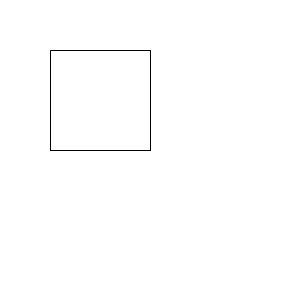
Frame 1 (no input)
Frame 60 (the mouse pressed at the canvas centre just before this capture): identical to frame 1, image omitted
Frame 120 (the mouse held since frame 60 and released just before this capture): identical to frame 1, image omitted

The Processing sketch that drew this single still picture (run headless with seeded random() and noise(); from frame 60 on, the mouse is pressed at the canvas centre):

// Processing sketch: sketch_9_4
// ── sketch_9_4.pde
void setup() {
  size(300, 300);
  background(255);
  tekenVierkant(50, 50, 100, 100);
}

void draw() {
}

void tekenVierkant(float x, float y, float breedte, float hoogte) {
  line(x, y, x + breedte, y);
  line(x + breedte, y, x + breedte, y + hoogte);
  line(x + breedte, y + hoogte, x, y + hoogte);
  line(x, y + hoogte, x, y);
}
